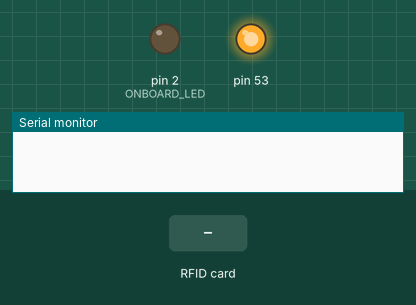
This sketch was run on a simulated Arduino Mega 2560, built with avr-gcc and run on an emulated ATmega2560. Parts: output pins drawn as LEDs (lit = HIGH), the last lines printed to the serial monitor. The test bench sets the inputs (shaded band).

Above: at 1.2 s.
1.3 s: RFID card 89 E2 12 A4 held to the reader
At 2.1 s:
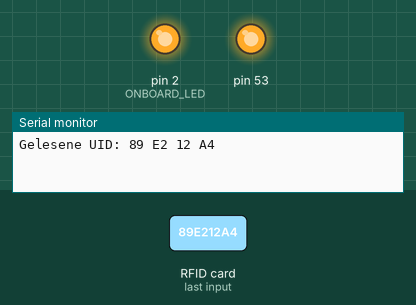
3.8 s: RFID card 5E 7A 19 C4 held to the reader
Timing chart, 0 to 6.8 s (numbered marks = the images above; inputs shaded):
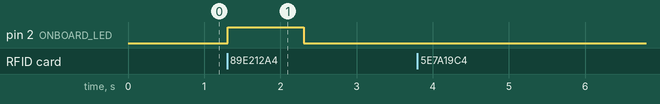

Measured:
- after the input at 1.3 s, pin 2 (ONBOARD_LED): LOW → HIGH at once, → LOW 1.0 s later

The sketch:

RFID_LED.ino
```cpp
/*
 * Typical pin layout used:
 * -----------------------------------------------------------------------------------------
 *             MFRC522      Arduino       Arduino   Arduino    Arduino          Arduino
 *             Reader/PCD   Uno/101       Mega      Nano v3    Leonardo/Micro   Pro Micro
 * Signal      Pin          Pin           Pin       Pin        Pin              Pin
 * -----------------------------------------------------------------------------------------
 * RST/Reset   RST          9             5         D9         RESET/ICSP-5     RST
 * SPI SS      SDA(SS)      10            53        D10        10               10
 * SPI MOSI    MOSI         11 / ICSP-4   51        D11        ICSP-4           16
 * SPI MISO    MISO         12 / ICSP-1   50        D12        ICSP-1           14
 * SPI SCK     SCK          13 / ICSP-3   52        D13        ICSP-3           15
 */

#include <SPI.h>
#include <MFRC522.h>

#define RST_PIN   22     // SPI Reset Pin
#define SS_PIN    21    // SPI Slave Select Pin
#define ONBOARD_LED 2
MFRC522 mfrc522(SS_PIN, RST_PIN);   // Instanz des MFRC522 erzeugen

byte blue_uid[] = {0x89, 0xE2, 0x12, 0xA4};


int blue_check = false;


void setup() {
  // Diese Funktion wird einmalig beim Start ausgeführt
  Serial.begin(9600);  // Serielle Kommunikation mit dem PC initialisieren
  SPI.begin();         // Initialisiere SPI Kommunikation
  mfrc522.PCD_Init();  // Initialisiere MFRC522 Lesemodul
  pinMode(ONBOARD_LED,OUTPUT);
  digitalWrite(ONBOARD_LED,LOW);
}

void loop() {
  // Diese Funktion wird in Endlosschleife ausgeführt

  // Nur wenn eine Karte gefunden wird und gelesen werden konnte, wird der Inhalt von IF ausgeführt
  // PICC = proximity integrated circuit card = kontaktlose Chipkarte
  if (mfrc522.PICC_IsNewCardPresent() && mfrc522.PICC_ReadCardSerial() ) {
    Serial.print("Gelesene UID:");
    for (byte i = 0; i < mfrc522.uid.size; i++) {
      // Abstand zwischen HEX-Zahlen und führende Null bei Byte < 16
      Serial.print(mfrc522.uid.uidByte[i] < 0x10 ? " 0" : " ");
      Serial.print(mfrc522.uid.uidByte[i], HEX);
    }
    Serial.println();

    // UID Vergleichen mit blue_uid
    blue_check = true;
    for (int j=0; j<4; j++) {
      if (mfrc522.uid.uidByte[j] != blue_uid[j]) {
        blue_check = false;
      }
    }


    if (blue_check) {
      digitalWrite(ONBOARD_LED, HIGH);
    }


    // Versetzt die gelesene Karte in einen Ruhemodus, um nach anderen Karten suchen zu können.
    mfrc522.PICC_HaltA();
    delay(1000);
    digitalWrite(ONBOARD_LED, LOW);

  }

}
```
